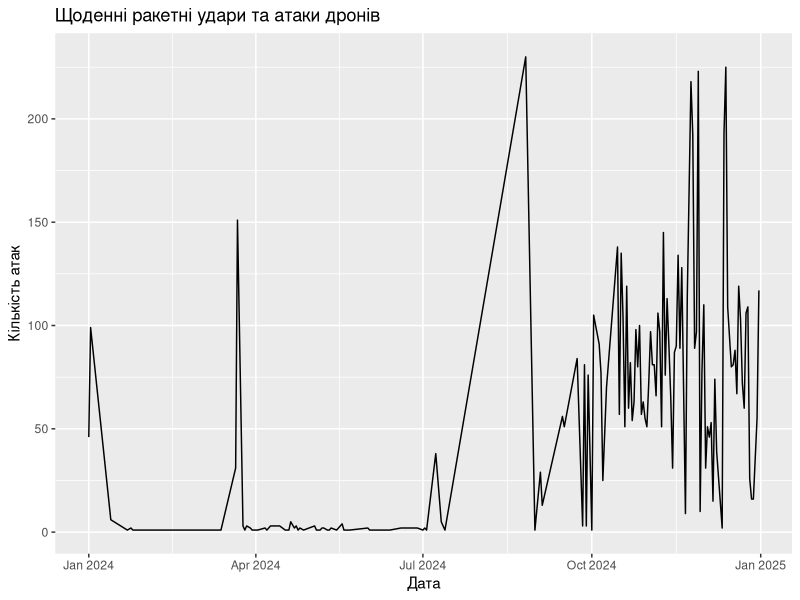
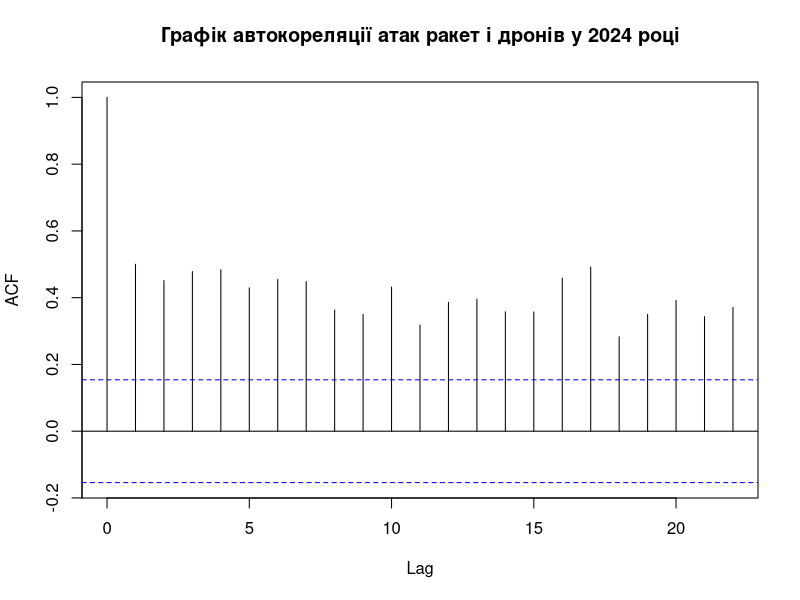

Source code (R) for these figures, in order: (Note: this script raises an error after producing the figures.)
# Load necessary libraries
library(stats)
library(forecast)
library(ggplot2)

# Load the dataset
data <- read.csv ("Data/missile_attacks_daily.csv", header = TRUE, sep = ",")

# Filter data for the year 2024
data$time_start <- as.POSIXct(data$time_start, format="%Y-%m-%d %H:%M")
data_2024 <- subset(data, format(time_start, "%Y") == "2024")

# Aggregate the number of attacks per day
data_2024$date <- as.Date(data_2024$time_start)
daily_attacks <- aggregate(launched ~ date, data_2024, sum)

# Plot the time series of daily attacks
time_series_plot <- ggplot(daily_attacks, aes(x=date, y=launched)) +
  geom_line() +
  labs(title="Щоденні ракетні удари та атаки дронів", x="Дата", y="Кількість атак")

ggsave("Graphs/ACF/time_series_2024.png", plot = time_series_plot)
# Perform ACF analysis
png("Graphs/ACF/acf_daily_attacks.png")
acf(daily_attacks$launched, main="Графік автокореляції атак ракет і дронів у 2024 році")
dev.off()

# Exclude specified models
excluded_models <- c("Shahed-136/131", "ZALA", "Supercam", "Orlan-10", "Lancet", "Merlin-VR")
data_2024_filtered <- data_2024 %>% filter(!grepl(paste(excluded_models, collapse="|"), model))
png("Graphs/ACF/acf_daily_attacks_filtered.png")
acf(data_2024_filtered$launched, main="Графік автокореляції атак ракет")
dev.off()

